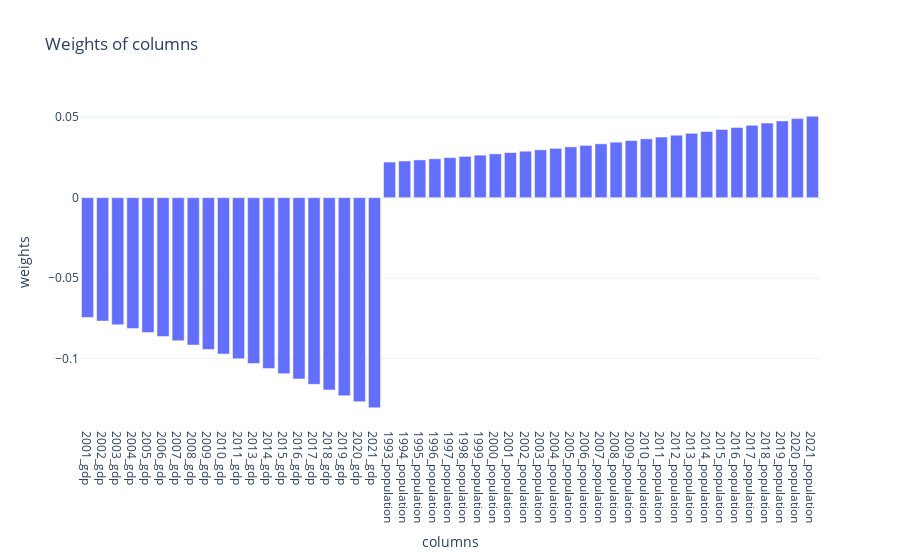

The code cell stored with this chart in its notebook:
### Markdown cell above
#### Use case: negative weight

This example illustrates the use of negative weights, which represent the degree of dissimilarity from the county of interest.

### Code cell
# the other queries still work

f  = FipsQuery(1007, outcome_var = "gdp",
               feature_groups_with_weights= {"gdp": -2, "population":1}, #with one feature group only
               # weights 1-4 won't make a difference
               lag = 0, top =5, time_decay = 1.03)
f.find_euclidean_kins()
display(f.plot_weights())
display(f.euclidean_kins)

### Figure 1 — Plotly figure (JSON) as saved in the notebook; plotly's stock layout.template omitted (floating-point values rounded to 4 significant figures)
{"data": [{"type": "bar", "x": ["2001_gdp", "2002_gdp", "2003_gdp", "2004_gdp", "2005_gdp", "2006_gdp", "2007_gdp", "2008_gdp", "2009_gdp", "2010_gdp", "2011_gdp", "2013_gdp", "2014_gdp", "2015_gdp", "2016_gdp", "2017_gdp", "2018_gdp", "2019_gdp", "2020_gdp", "2021_gdp", "1993_population", "1994_population", "1995_population", "1996_population", "1997_population", "1998_population", "1999_population", "2000_population", "2001_population", "2002_population", "2003_population", "2004_population", "2005_population", "2006_population", "2007_population", "2008_population", "2009_population", "2010_population", "2011_population", "2012_population", "2013_population", "2014_population", "2015_population", "2016_population", "2017_population", "2018_population", "2019_population", "2020_population", "2021_population"], "y": [-0.07443, -0.07666, -0.07896, -0.08133, -0.08377, -0.08629, -0.08888, -0.09154, -0.09429, -0.09712, -0.1, -0.103, -0.1061, -0.1093, -0.1126, -0.116, -0.1194, -0.123, -0.1267, -0.1305, 0.02211, 0.02278, 0.02346, 0.02417, 0.02489, 0.02564, 0.02641, 0.0272, 0.02801, 0.02885, 0.02972, 0.03061, 0.03153, 0.03248, 0.03345, 0.03445, 0.03549, 0.03655, 0.03765, 0.03878, 0.03994, 0.04114, 0.04237, 0.04365, 0.04495, 0.0463, 0.04769, 0.04912, 0.0506]}], "layout": {"title": {"text": "Weights of columns"}, "xaxis": {"title": {"text": "columns"}}, "yaxis": {"title": {"text": "weights"}}}}
